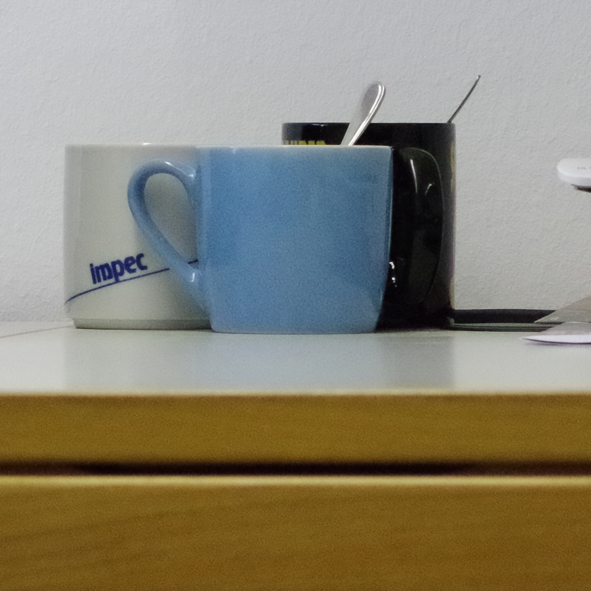
#> input picture assignment_02/assignment_02/files/images/cup_noisy.png, 591 x 591 px
$ python exercise_05.py
#> lines starting #> are read from the running program, lines starting #| are printed output that depends on the picture
### assignment_02/assignment_02/files/utils.py
import numpy as np
from PIL import Image
from matplotlib import pyplot as plt


# [15 lines left out: function gauss_function, not called in this run]

def load_images(paths_to_images):
    return [load_image(path_to_image) for path_to_image in paths_to_images]

def load_image(path_to_image):
#> called with path_to_image = 'images/cup_noisy.png'
    with Image.open(path_to_image) as image_file:
#> image_file is the input picture: PIL image 591x591 RGB; mean R, G, B 138, 132.8, 115.5
        image_array = np.asarray(image_file)[:,:,:3]/255.
#> call 2 of load_image, with path_to_image = 'images/peppers.png'
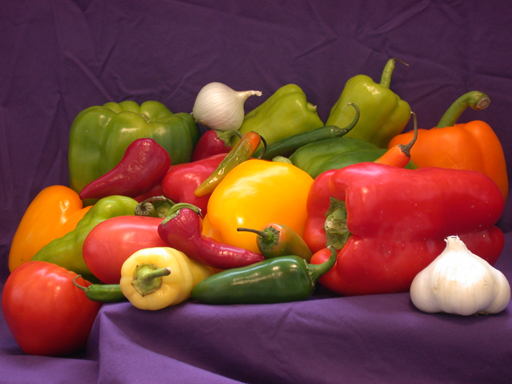
#> input picture assignment_02/assignment_02/files/images/peppers.png, 512 x 384 px
#> in load_image, image_file is the input picture: PIL image 512x384 RGB; mean R, G, B 120.8, 66.4, 57.6
    return image_array

def show_image(image, title=None, block=False):
    plt.figure()
    if title is not None:
        plt.title(title)
    plt.axis('off')
    plt.imshow(image, cmap='gray',vmin=0., vmax=1.)
    plt.show(block=block)

# [39 lines left out: functions show_multiple_images, plot_hist, show_image_with_hist, check_arrays, not called in this run]

### assignment_02/assignment_02/files/exercise_04.py
from os import path as osp
import numpy as np
from utils import gauss_function, load_image, show_image, check_arrays
import math

# Your solution starts here.
# [53 lines left out: functions mean_filter, median_filter, not called in this run]

def get_gauss_kern_2d(w, sigma):
    """Returns a two-dimensional gauss kernel.

    Args:
        w: A parameter controlling the kernel size.
        sigma: The σ-parameter of the gaussian density function representing the standard deviation.

    Returns:
        A numpy array with shape (2*w+1, 2*w+1) representing a 2d gauss kernel.
        Note that array's values sum to 1.
    """
    size = 2*w+1
    result = np.zeros((size,size))
    for i in range(-w,size - w):
        for j in range(-w, size -w):
            t1 = 1 / (2 *math.pi * sigma**2)
            t2 = (i**2+j**2)/(2*sigma**2)
            result[i + w, j + w] = t1 * math.exp(- t2)
    return result
    # TODO: Exercise 4c) Hint: You may use gauss_function implemented in utils.py which is already imported.
    #gauss_kern = np.ones((2*w+1, 2*w+1))
    #return gauss_kern/gauss_kern.sum()

# [90 lines left out: functions gauss_filter, main, not called in this run]

# [2 lines that do not run on import are left out]

### assignment_02/assignment_02/files/exercise_05.py
from os import path as osp
import numpy as np
from utils import gauss_function, load_image, show_image, check_arrays
from exercise_04 import get_gauss_kern_2d

# Your solution starts here.
def bilateral_filter(image, w, sigma_d, sigma_r):
    """Applies bilateral filtering to the input image.

    Args:
        image: A numpy array with shape (height, width, channels) representing the imput image.
        w: Defines the patch size 2*w+1 of the filter.
        sigma_d: sigma for the pixel distance
        sigma_r: sigma for the color distance

    Returns:
        A numpy array with shape (height, width, channels) representing the filtered image.
        Note that the input image is zero-padded to preserve the original resolution.
    """
#> called with w = 2, sigma_d = 1.5, sigma_r = 0.15
    height, width, chs = image.shape
#> height = 591; width = 591; chs = 3
    # Pad the image corners with zeros to preserve the original resolution.
    image_padded = np.pad(image, pad_width=((w,w), (w,w), (0,0)))
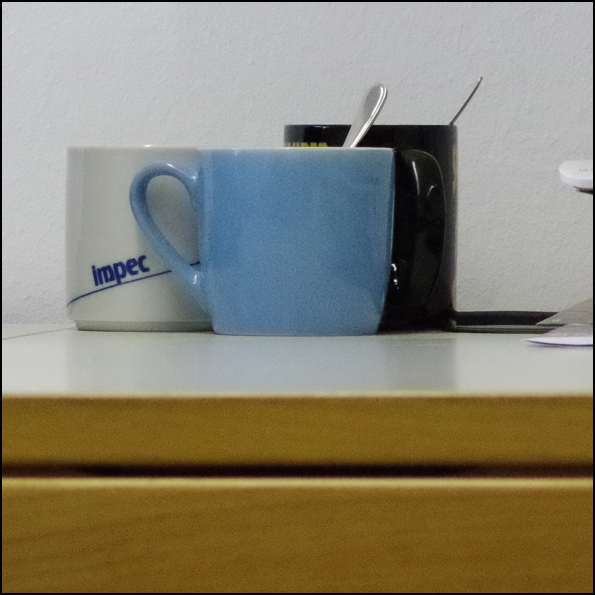
#> image_padded: shape (595, 595, 3) float64; mean R, G, B 0.534, 0.514, 0.447
    result = np.zeros_like(image)
    gauss_kern_d = get_gauss_kern_2d(w, sigma_d)[:,:,None] # TODO: Solve Exercise 4c) first!
    gauss_kern_r = get_gauss_kern_2d(w, sigma_r)[:,:,None]
    # TODO: Exercise 5) Hint: You may use gauss_function implemented in utils.py which is already imported.
    for i in range(w, height - w):
        for j in range(w, width -w):
            for c in range(chs):
                #gauss for pixel distance
                """ block_d = image[i-w: i+w+1, j-w: j+w+1,c]
                gauss_d = np.multiply(block_d,gauss_kern_d).sum()
                result[i,j,c] =  gauss_d """
                #gauss for color distance
                """ block_r = image[i-w: i+w+1, j-w: j+w+1,c]
                gauss_r = np.multiply(block_r,gauss_kern_r).sum()
                test = np.multiply(gauss_d, gauss_r)
                result[i,j,c] =  test """
    return result
# Your solution ends here.

def main(show_cup=True, show_peppers=True):
    """You may vary the parameters w and sigma to explore the effect on the resulting filtered images.

    Note: The test-cases will only pass with w=2, sigma_d=1.5 and sigma_r=0.15.
    """
    image_cup_noisy = load_image(osp.join('images', 'cup_noisy.png'))
    image_peppers = load_image(osp.join('images', 'peppers.png'))
    if show_cup:
        show_image(image_cup_noisy, title='Original Cup')
    if show_peppers:
        show_image(image_peppers, title='Original Peppers')

    # bilateral filter
    image_cup_bilateral_filtered = bilateral_filter(image_cup_noisy, w=2, sigma_d=1.5, sigma_r=0.15)
#> image_cup_bilateral_filtered: shape (591, 591, 3) float64; every value is 0
    image_peppers_bilateral_filtered = bilateral_filter(image_peppers, w=2, sigma_d=1.5, sigma_r=0.15)
#> call 2 of bilateral_filter, with w = 2, sigma_d = 1.5, sigma_r = 0.15
#> in bilateral_filter (call 2), `image_padded = np.pad(image, pad_width=((w,w), (w,w), (0,0)))`:
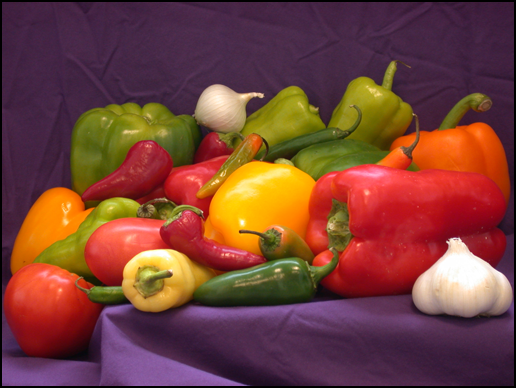
#> image_padded: shape (388, 516, 3) float64; mean R, G, B 0.465, 0.256, 0.222
#> image_peppers_bilateral_filtered: shape (384, 512, 3) float64; every value is 0
    if show_cup:
        show_image(image_cup_bilateral_filtered, title='Bilateral-Filtered Cup')
    if show_peppers:
        show_image(image_peppers_bilateral_filtered, title='Bilateral-Filtered Peppers')

#> (the run stopped early here; a loop or call above may not have finished)
